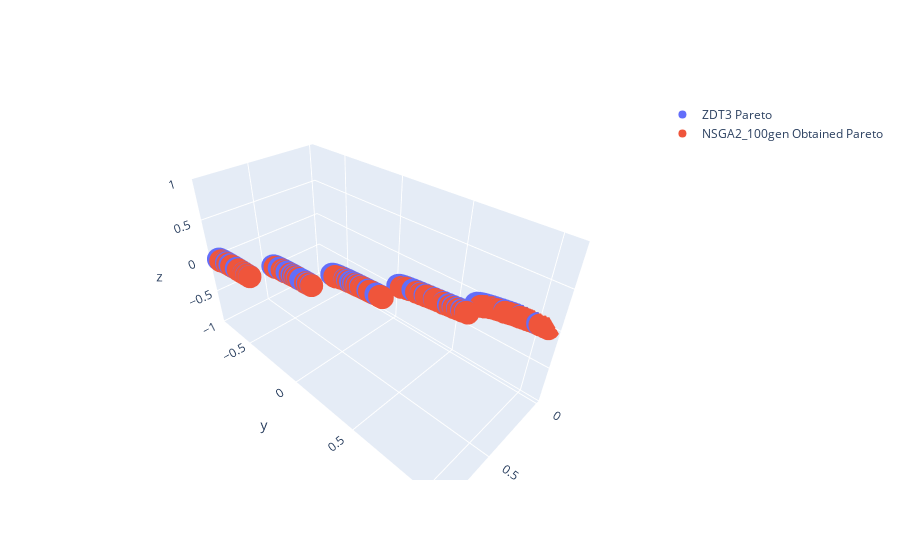

Notebook code cell kept with this figure:
### Code cell
plot_pareto_front_3d(pareto_front, obtained_results, 'NSGA2_100gen', 'ZDT3')
